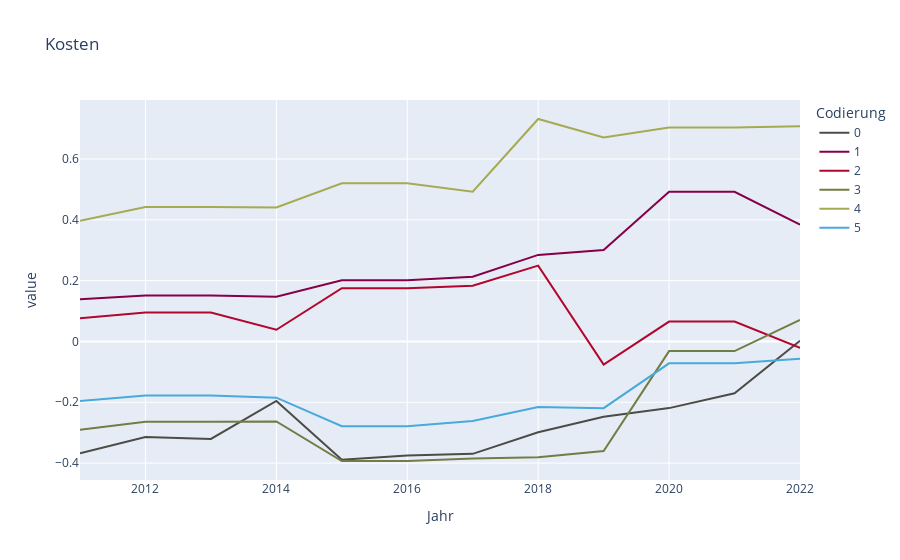
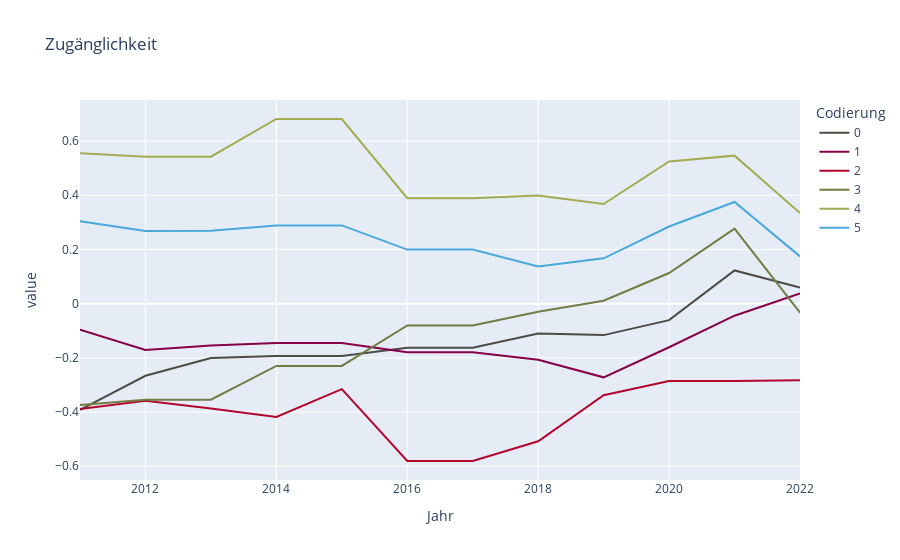
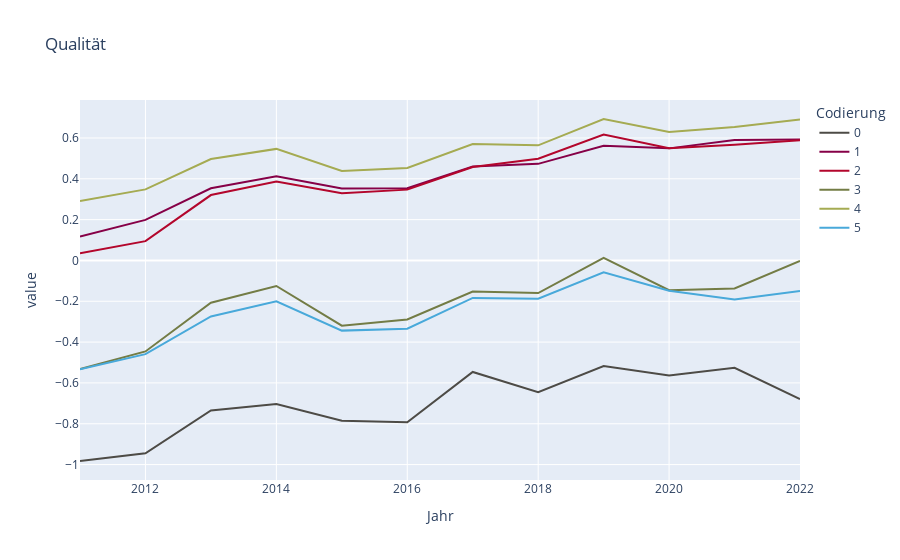

Notebook cell for these charts, in order:
### Code cell
# plot time series grouped by DT
plt_data = df_f.groupby(['Jahr', 'Codierung']).mean()

for col in name_map.keys():
    fig = px.line(plt_data[col].unstack().ffill(), title=col, color_discrete_sequence=[color_palette[3], color_palette[4], color_palette[5], color_palette[7], color_palette[12], color_palette[13]])
    fig.show()

### Figure 1 — Plotly figure (JSON) as saved in the notebook; plotly's stock layout.template omitted (floating-point values rounded to 4 significant figures)
{"data": [{"hovertemplate": "Codierung=0<br>Jahr=%{x}<br>value=%{y}<extra></extra>", "legendgroup": "0", "line": {"color": "rgb(77, 75, 70)", "dash": "solid"}, "marker": {"symbol": "circle"}, "mode": "lines", "name": "0", "orientation": "v", "showlegend": true, "type": "scatter", "x": [2011, 2012, 2013, 2014, 2015, 2016, 2017, 2018, 2019, 2020, 2021, 2022], "xaxis": "x", "y": [-0.3677, -0.314, -0.3206, -0.1955, -0.3887, -0.3753, -0.3696, -0.2988, -0.2478, -0.2192, -0.1706, 0.002353], "yaxis": "y"}, {"hovertemplate": "Codierung=1<br>Jahr=%{x}<br>value=%{y}<extra></extra>", "legendgroup": "1", "line": {"color": "rgb(134, 0, 71)", "dash": "solid"}, "marker": {"symbol": "circle"}, "mode": "lines", "name": "1", "orientation": "v", "showlegend": true, "type": "scatter", "x": [2011, 2012, 2013, 2014, 2015, 2016, 2017, 2018, 2019, 2020, 2021, 2022], "xaxis": "x", "y": [0.1387, 0.1515, 0.1515, 0.1468, 0.2016, 0.2016, 0.2131, 0.2846, 0.3004, 0.4919, 0.4919, 0.384], "yaxis": "y"}, {"hovertemplate": "Codierung=2<br>Jahr=%{x}<br>value=%{y}<extra></extra>", "legendgroup": "2", "line": {"color": "rgb(179, 6, 44)", "dash": "solid"}, "marker": {"symbol": "circle"}, "mode": "lines", "name": "2", "orientation": "v", "showlegend": true, "type": "scatter", "x": [2011, 2012, 2013, 2014, 2015, 2016, 2017, 2018, 2019, 2020, 2021, 2022], "xaxis": "x", "y": [0.07628, 0.09487, 0.09487, 0.03855, 0.1751, 0.1751, 0.1833, 0.2493, -0.07579, 0.0653, 0.0653, -0.02124], "yaxis": "y"}, {"hovertemplate": "Codierung=3<br>Jahr=%{x}<br>value=%{y}<extra></extra>", "legendgroup": "3", "line": {"color": "rgb(115, 124, 69)", "dash": "solid"}, "marker": {"symbol": "circle"}, "mode": "lines", "name": "3", "orientation": "v", "showlegend": true, "type": "scatter", "x": [2011, 2012, 2013, 2014, 2015, 2016, 2017, 2018, 2019, 2020, 2021, 2022], "xaxis": "x", "y": [-0.2906, -0.2638, -0.2638, -0.2631, -0.3931, -0.3931, -0.3852, -0.3811, -0.3604, -0.03171, -0.03171, 0.07083], "yaxis": "y"}, {"hovertemplate": "Codierung=4<br>Jahr=%{x}<br>value=%{y}<extra></extra>", "legendgroup": "4", "line": {"color": "rgb(165, 171, 82)", "dash": "solid"}, "marker": {"symbol": "circle"}, "mode": "lines", "name": "4", "orientation": "v", "showlegend": true, "type": "scatter", "x": [2011, 2012, 2013, 2014, 2015, 2016, 2017, 2018, 2019, 2020, 2021, 2022], "xaxis": "x", "y": [0.397, 0.4425, 0.4425, 0.4409, 0.5199, 0.5199, 0.4923, 0.7316, 0.6708, 0.7034, 0.7034, 0.708], "yaxis": "y"}, {"hovertemplate": "Codierung=5<br>Jahr=%{x}<br>value=%{y}<extra></extra>", "legendgroup": "5", "line": {"color": "rgb(72, 169, 218)", "dash": "solid"}, "marker": {"symbol": "circle"}, "mode": "lines", "name": "5", "orientation": "v", "showlegend": true, "type": "scatter", "x": [2011, 2012, 2013, 2014, 2015, 2016, 2017, 2018, 2019, 2020, 2021, 2022], "xaxis": "x", "y": [-0.1962, -0.1776, -0.1776, -0.1849, -0.2789, -0.2789, -0.2612, -0.2157, -0.2194, -0.07185, -0.07185, -0.05651], "yaxis": "y"}], "layout": {"legend": {"title": {"text": "Codierung"}, "tracegroupgap": 0}, "title": {"text": "Kosten"}, "xaxis": {"anchor": "y", "domain": [0, 1], "title": {"text": "Jahr"}}, "yaxis": {"anchor": "x", "domain": [0, 1], "title": {"text": "value"}}}}

### Figure 2 — Plotly figure (JSON) as saved in the notebook; plotly's stock layout.template omitted (floating-point values rounded to 4 significant figures)
{"data": [{"hovertemplate": "Codierung=0<br>Jahr=%{x}<br>value=%{y}<extra></extra>", "legendgroup": "0", "line": {"color": "rgb(77, 75, 70)", "dash": "solid"}, "marker": {"symbol": "circle"}, "mode": "lines", "name": "0", "orientation": "v", "showlegend": true, "type": "scatter", "x": [2011, 2012, 2013, 2014, 2015, 2016, 2017, 2018, 2019, 2020, 2021, 2022], "xaxis": "x", "y": [-0.3918, -0.2662, -0.2006, -0.1929, -0.1929, -0.1628, -0.1628, -0.1099, -0.116, -0.06062, 0.1226, 0.05951], "yaxis": "y"}, {"hovertemplate": "Codierung=1<br>Jahr=%{x}<br>value=%{y}<extra></extra>", "legendgroup": "1", "line": {"color": "rgb(134, 0, 71)", "dash": "solid"}, "marker": {"symbol": "circle"}, "mode": "lines", "name": "1", "orientation": "v", "showlegend": true, "type": "scatter", "x": [2011, 2012, 2013, 2014, 2015, 2016, 2017, 2018, 2019, 2020, 2021, 2022], "xaxis": "x", "y": [-0.09564, -0.1708, -0.1545, -0.1454, -0.1454, -0.1793, -0.1793, -0.2066, -0.2718, -0.1609, -0.04432, 0.03748], "yaxis": "y"}, {"hovertemplate": "Codierung=2<br>Jahr=%{x}<br>value=%{y}<extra></extra>", "legendgroup": "2", "line": {"color": "rgb(179, 6, 44)", "dash": "solid"}, "marker": {"symbol": "circle"}, "mode": "lines", "name": "2", "orientation": "v", "showlegend": true, "type": "scatter", "x": [2011, 2012, 2013, 2014, 2015, 2016, 2017, 2018, 2019, 2020, 2021, 2022], "xaxis": "x", "y": [-0.3887, -0.3587, -0.3872, -0.4179, -0.3155, -0.5806, -0.5806, -0.5079, -0.3377, -0.2856, -0.2856, -0.2827], "yaxis": "y"}, {"hovertemplate": "Codierung=3<br>Jahr=%{x}<br>value=%{y}<extra></extra>", "legendgroup": "3", "line": {"color": "rgb(115, 124, 69)", "dash": "solid"}, "marker": {"symbol": "circle"}, "mode": "lines", "name": "3", "orientation": "v", "showlegend": true, "type": "scatter", "x": [2011, 2012, 2013, 2014, 2015, 2016, 2017, 2018, 2019, 2020, 2021, 2022], "xaxis": "x", "y": [-0.3735, -0.3544, -0.3544, -0.2298, -0.2298, -0.08062, -0.08062, -0.02994, 0.01106, 0.1132, 0.2769, -0.03344], "yaxis": "y"}, {"hovertemplate": "Codierung=4<br>Jahr=%{x}<br>value=%{y}<extra></extra>", "legendgroup": "4", "line": {"color": "rgb(165, 171, 82)", "dash": "solid"}, "marker": {"symbol": "circle"}, "mode": "lines", "name": "4", "orientation": "v", "showlegend": true, "type": "scatter", "x": [2011, 2012, 2013, 2014, 2015, 2016, 2017, 2018, 2019, 2020, 2021, 2022], "xaxis": "x", "y": [0.555, 0.5424, 0.5424, 0.6815, 0.6815, 0.389, 0.389, 0.3991, 0.3678, 0.5248, 0.5463, 0.3343], "yaxis": "y"}, {"hovertemplate": "Codierung=5<br>Jahr=%{x}<br>value=%{y}<extra></extra>", "legendgroup": "5", "line": {"color": "rgb(72, 169, 218)", "dash": "solid"}, "marker": {"symbol": "circle"}, "mode": "lines", "name": "5", "orientation": "v", "showlegend": true, "type": "scatter", "x": [2011, 2012, 2013, 2014, 2015, 2016, 2017, 2018, 2019, 2020, 2021, 2022], "xaxis": "x", "y": [0.3045, 0.268, 0.2687, 0.2888, 0.2888, 0.1995, 0.1995, 0.1374, 0.1674, 0.2847, 0.3752, 0.1744], "yaxis": "y"}], "layout": {"legend": {"title": {"text": "Codierung"}, "tracegroupgap": 0}, "title": {"text": "Zugänglichkeit"}, "xaxis": {"anchor": "y", "domain": [0, 1], "title": {"text": "Jahr"}}, "yaxis": {"anchor": "x", "domain": [0, 1], "title": {"text": "value"}}}}

### Figure 3 — Plotly figure (JSON) as saved in the notebook; plotly's stock layout.template omitted (floating-point values rounded to 4 significant figures)
{"data": [{"hovertemplate": "Codierung=0<br>Jahr=%{x}<br>value=%{y}<extra></extra>", "legendgroup": "0", "line": {"color": "rgb(77, 75, 70)", "dash": "solid"}, "marker": {"symbol": "circle"}, "mode": "lines", "name": "0", "orientation": "v", "showlegend": true, "type": "scatter", "x": [2011, 2012, 2013, 2014, 2015, 2016, 2017, 2018, 2019, 2020, 2021, 2022], "xaxis": "x", "y": [-0.9825, -0.945, -0.7351, -0.7034, -0.7857, -0.7931, -0.5463, -0.6452, -0.5175, -0.5636, -0.5261, -0.6791], "yaxis": "y"}, {"hovertemplate": "Codierung=1<br>Jahr=%{x}<br>value=%{y}<extra></extra>", "legendgroup": "1", "line": {"color": "rgb(134, 0, 71)", "dash": "solid"}, "marker": {"symbol": "circle"}, "mode": "lines", "name": "1", "orientation": "v", "showlegend": true, "type": "scatter", "x": [2011, 2012, 2013, 2014, 2015, 2016, 2017, 2018, 2019, 2020, 2021, 2022], "xaxis": "x", "y": [0.1175, 0.1986, 0.3539, 0.4125, 0.3522, 0.3541, 0.4604, 0.4734, 0.5622, 0.5492, 0.5904, 0.5928], "yaxis": "y"}, {"hovertemplate": "Codierung=2<br>Jahr=%{x}<br>value=%{y}<extra></extra>", "legendgroup": "2", "line": {"color": "rgb(179, 6, 44)", "dash": "solid"}, "marker": {"symbol": "circle"}, "mode": "lines", "name": "2", "orientation": "v", "showlegend": true, "type": "scatter", "x": [2011, 2012, 2013, 2014, 2015, 2016, 2017, 2018, 2019, 2020, 2021, 2022], "xaxis": "x", "y": [0.03582, 0.09475, 0.3204, 0.3872, 0.3288, 0.347, 0.4581, 0.4987, 0.6166, 0.5495, 0.5675, 0.5886], "yaxis": "y"}, {"hovertemplate": "Codierung=3<br>Jahr=%{x}<br>value=%{y}<extra></extra>", "legendgroup": "3", "line": {"color": "rgb(115, 124, 69)", "dash": "solid"}, "marker": {"symbol": "circle"}, "mode": "lines", "name": "3", "orientation": "v", "showlegend": true, "type": "scatter", "x": [2011, 2012, 2013, 2014, 2015, 2016, 2017, 2018, 2019, 2020, 2021, 2022], "xaxis": "x", "y": [-0.5325, -0.4457, -0.207, -0.125, -0.3194, -0.2894, -0.1525, -0.1597, 0.01233, -0.1459, -0.1369, -0.002134], "yaxis": "y"}, {"hovertemplate": "Codierung=4<br>Jahr=%{x}<br>value=%{y}<extra></extra>", "legendgroup": "4", "line": {"color": "rgb(165, 171, 82)", "dash": "solid"}, "marker": {"symbol": "circle"}, "mode": "lines", "name": "4", "orientation": "v", "showlegend": true, "type": "scatter", "x": [2011, 2012, 2013, 2014, 2015, 2016, 2017, 2018, 2019, 2020, 2021, 2022], "xaxis": "x", "y": [0.291, 0.3483, 0.4967, 0.5466, 0.438, 0.453, 0.5702, 0.5641, 0.693, 0.6289, 0.6538, 0.6904], "yaxis": "y"}, {"hovertemplate": "Codierung=5<br>Jahr=%{x}<br>value=%{y}<extra></extra>", "legendgroup": "5", "line": {"color": "rgb(72, 169, 218)", "dash": "solid"}, "marker": {"symbol": "circle"}, "mode": "lines", "name": "5", "orientation": "v", "showlegend": true, "type": "scatter", "x": [2011, 2012, 2013, 2014, 2015, 2016, 2017, 2018, 2019, 2020, 2021, 2022], "xaxis": "x", "y": [-0.5332, -0.4589, -0.2744, -0.2005, -0.3437, -0.3344, -0.1835, -0.1878, -0.05806, -0.1484, -0.1913, -0.1499], "yaxis": "y"}], "layout": {"legend": {"title": {"text": "Codierung"}, "tracegroupgap": 0}, "title": {"text": "Qualität"}, "xaxis": {"anchor": "y", "domain": [0, 1], "title": {"text": "Jahr"}}, "yaxis": {"anchor": "x", "domain": [0, 1], "title": {"text": "value"}}}}
